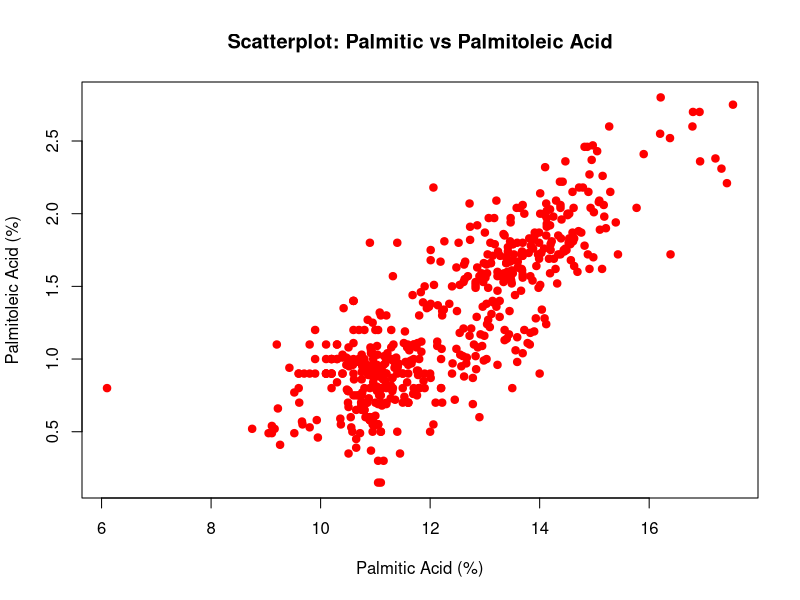

Here is the R script that generated this plot:
# Carregar o pacote e os dados
library(dslabs)
data(olive)

# Mostrar as primeiras linhas do dataset
head(olive)

# Criar scatterplot: Palmitic vs Palmitoleic Acid
plot(olive$palmitic, olive$palmitoleic,
     xlab = "Palmitic Acid (%)",
     ylab = "Palmitoleic Acid (%)",
     main = "Scatterplot: Palmitic vs Palmitoleic Acid",
     pch = 19, col = "red")
